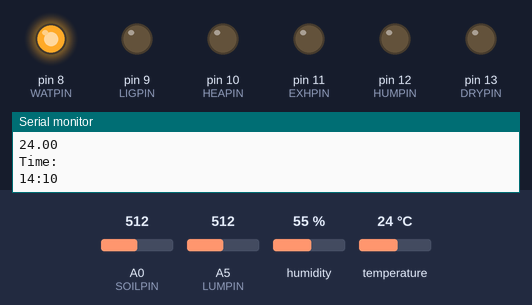
Recording of a sketch running on a simulated Arduino Uno, built with avr-gcc and run on an emulated ATmega328P. On the bench: output pins drawn as LEDs (lit = HIGH), the last lines printed to the serial monitor. Inputs (shaded band) come from the test bench; at power-on: humidity 55 %, A0 (SOILPIN) = 512, A5 (LUMPIN) = 512, temperature 24 °C.

Above: at 4.6 s.
4.7 s: humidity set to 46 %
7.6 s: humidity set to 43 %
At 9.9 s:
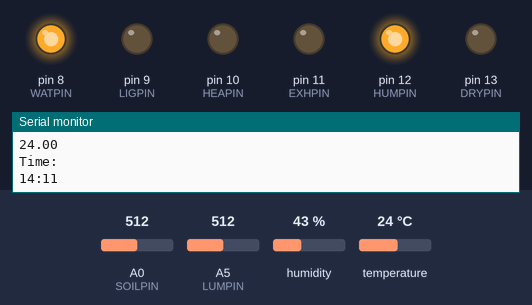
11.1 s: A0 (SOILPIN) set to 925
14.0 s: A0 (SOILPIN) set to 956
At 15.8 s:
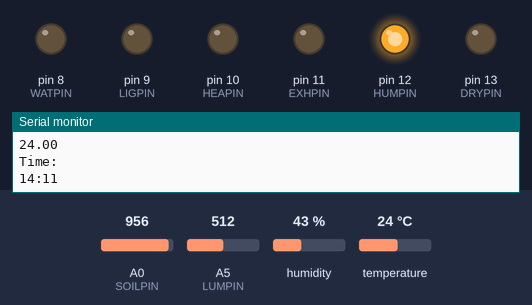
16.9 s: A5 (LUMPIN) set to 852
19.8 s: A5 (LUMPIN) set to 878
At 21.6 s:
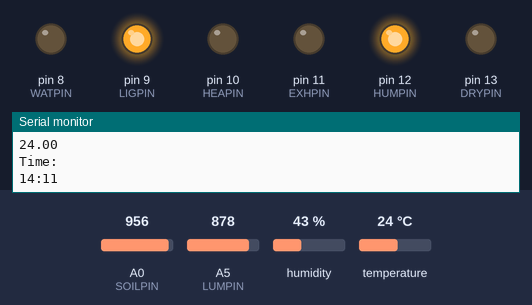
Timing chart, 0 to 65.3 s (numbered marks = the images above; inputs shaded):
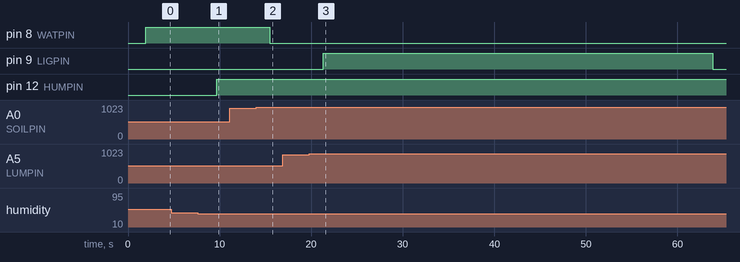

The sketch:

Greenhouse.ino
```cpp
#include "DHT.h"
#define DHTPIN 4    // äàò÷èê âëàæíîñòè è òåìïåðàòóðû
#define SOILPIN A0  // äàò÷èê âëàæíîñòè ïî÷âû
#define LUMPIN A5   // ôîòîðåçèñòîð
#define DRYPIN 13   // ðåëå îñóøèòåëÿ
#define HUMPIN 12   // ðåëå óâëàæíèòåëÿ
#define EXHPIN 11   // ðåëå âûòÿæêè
#define HEAPIN 10   // ðåëå âûòÿæêè
#define LIGPIN 9    // ðåëå îñâÿùåíèÿ
#define WATPIN 8    // ðåëå ïîëèâà ïî÷âû

DHT dht(DHTPIN, DHT11);

  int m=10; //ìèíóòû
  int h=14; //÷àñû
  int s=55;  //ñåêóíäû

  int lightOnM = 11, lightOnH = 14; 	//Âðåìÿ âêëþ÷åíèÿ ñâåòà
  int lightOffM = 12, lightOffH = 14;    //Âðåìÿ âûêëþ÷åíèÿ ñâåòà
  float max_humidity = 75;
  float min_humidity = 45; //Ïðåäåëû âëàæíîñòè âîçäóõà
  float max_temp = 25, min_temp = 20;   //Ïðåäåëû òåìïåðàòóðû âîçäóõà
  float max_soil_humidity = 80;
  float min_soil_humidity = 70; //Ïðåäåëû âëàæíîñòè ïî÷âû
  float max_lum = 60; //Ïðåäåë ïåðåêëþ÷åíèÿ ñâåòà, áîëüøå - òåìíåå
  bool need_light = false; //Ôëàã äëÿ ïåðåêëþ÷åíèÿ ñâåòà

void setup() {
    pinMode(DRYPIN, OUTPUT);
    pinMode(HUMPIN, OUTPUT);
    pinMode(EXHPIN, OUTPUT);
    pinMode(HEAPIN, OUTPUT);
    pinMode(LIGPIN, OUTPUT);
    pinMode(WATPIN, OUTPUT);
    Serial.begin(9600);
    dht.begin();
}

void loop() {

  s=s+2;      //ñ÷èòàåì ñåêóíäû
  delay(1900); //ïàóçà äëÿ îòñ÷åòà 2 ñåêóíä
  if (s>=60)  //ïðè 60ñåêóíäàõ
  {
   s=0;       //îáíóëÿåì ñåêóíäû
   m=m+1;     //äîáàâëÿåì ìèíóòó
   if(m>=60)  //ïðè 60 ìèíóòàõ
   {
    m=0;      // îáíóëÿåì ìèíóòû
    h=h+1;    //äîáàâëÿåì ÷àñ
    if(h>=24) h=0;  //ïðè 24 ÷àñàõ
   }
  }
    int moisture = analogRead(SOILPIN);
    float soilHum = (moisture/1023.0 - 0.6)*250.0;
    Serial.println("Soil humidity:");
    Serial.println(soilHum);

    int sun = analogRead(LUMPIN);
    float light = (sun/1023.0 - 0.6)*250.0;
    Serial.println("Illumination:");
    Serial.println(light);

    float hum = dht.readHumidity(); //Ñ÷èòûâàåì âëàæíîñòü
    float tem = dht.readTemperature(); //Ñ÷èòûâàåì òåìïåðàòóðó

    // Ïðîâåðêà óäà÷íî ïðîøëî ëè ñ÷èòûâàíèå.
    if (isnan(hum) || isnan(tem)) {
    Serial.println("Error!");
    return;
    }
    Serial.println("Humidity:");
    Serial.println(hum);
    Serial.println("Temperature:");
    Serial.println(tem);
    Serial.println("Time:");
    Serial.print(h);
    Serial.print(":");
    Serial.print(m);
    Serial.println();

    if (soilHum > max_soil_humidity)  // Âëàæíîñòü ïî÷âû
      digitalWrite(WATPIN, LOW);
    else if (soilHum < min_soil_humidity)
      digitalWrite(WATPIN, HIGH);
    if ((lightOnH == h)&(lightOnM == m))  //Ïðîâåðêà òàéìåðà îñâåùåíèÿ
      need_light = true;
    else if((lightOffH == h)&(lightOffM == m))
      need_light = false;

    if (need_light&(light>max_lum))        //Ïðîâåðêà ôîòîðåçèñòîðà
      digitalWrite(LIGPIN, HIGH);
    if (!need_light||(light<=max_lum))
      digitalWrite(LIGPIN, LOW);

    if (tem > max_temp) {           // Òåìïåðàòóðà
      digitalWrite(EXHPIN, HIGH);   // ðåëå âêëþ÷åíî
      digitalWrite(HEAPIN, LOW);    // ðåëå âûêëþ÷åíî
    }
    else if (tem < min_temp){
      digitalWrite(EXHPIN, LOW);
      digitalWrite(HEAPIN, HIGH);
    }
    else {
      digitalWrite(EXHPIN, LOW);
      digitalWrite(HEAPIN, LOW);
    }

    if (hum > max_humidity) {       // Âëàæíîñòü âîçäóõà
      digitalWrite(DRYPIN, HIGH);   // ðåëå âêëþ÷åíî
      digitalWrite(HUMPIN, LOW);    // ðåëå âûêëþ÷åíî
    }
    else if (hum < min_humidity){
      digitalWrite(DRYPIN, LOW);
      digitalWrite(HUMPIN, HIGH);
    }
    else {
      digitalWrite(DRYPIN, LOW);
      digitalWrite(HUMPIN, LOW);
    }
}
```

Measured:
- the behaviour switches between 45 and 44 % on humidity (found by bisection; images 0 and 1)
- the behaviour switches between 941 and 942 on A0 (SOILPIN) (found by bisection; images 1 and 2)
- the behaviour switches between 859 and 860 on A5 (LUMPIN) (found by bisection; images 2 and 3)
- after the input at 7.6 s, pin 12 (HUMPIN): LOW → HIGH after 2.1 s
- after the input at 14.0 s, pin 8 (WATPIN): HIGH → LOW after 1.5 s
- after the input at 19.8 s, pin 9 (LIGPIN): LOW → HIGH after 1.5 s, → LOW 42.6 s later
